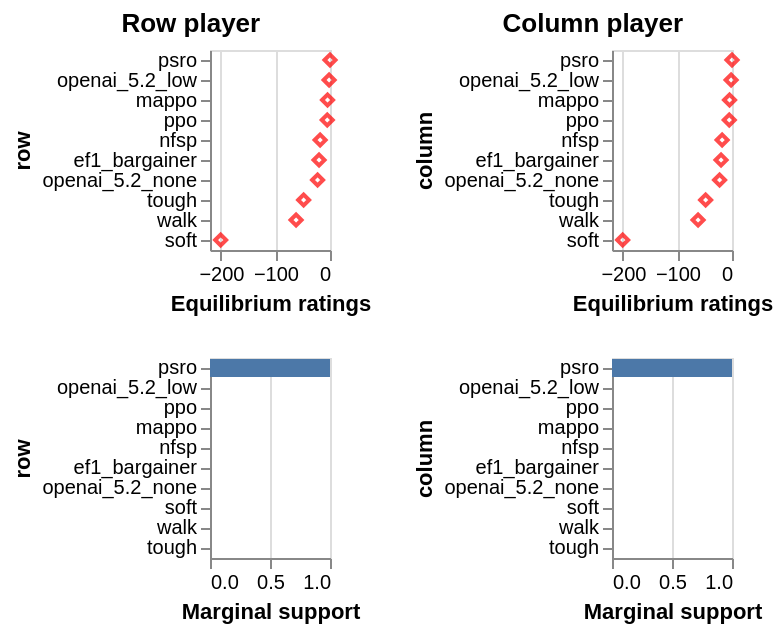

Notebook cell for this chart:
### Code cell
lle_result = plx.solve(game_full, plx.lle, max_num_iterations=100_000)                                                                                                    

display(plx.plot_rating_and_marginal(                                                                                                                                     
    game_full, lle_result.ratings,
    lle_result.marginals,
))

### Figure 1 — Vega-Lite specification as saved in the notebook (floating-point values rounded to 4 significant figures)
{"config": {"view": {"continuousWidth": 300, "continuousHeight": 300}}, "hconcat": [{"vconcat": [{"data": {"name": "data-1352b9949712078d1e2d7a8412eb34d0"}, "mark": {"type": "point", "color": "red", "shape": "diamond"}, "encoding": {"tooltip": [{"field": "marginals", "type": "quantitative"}, {"field": "ratings", "type": "quantitative"}, {"field": "row", "type": "nominal"}], "x": {"field": "ratings", "title": "Equilibrium ratings", "type": "quantitative"}, "y": {"field": "row", "sort": {"field": "ratings", "op": "min", "order": "descending"}, "type": "nominal"}}, "height": 100, "width": 60}, {"data": {"name": "data-1352b9949712078d1e2d7a8412eb34d0"}, "mark": {"type": "bar"}, "encoding": {"tooltip": [{"field": "marginals", "type": "quantitative"}, {"field": "ratings", "type": "quantitative"}, {"field": "row", "type": "nominal"}], "x": {"field": "marginals", "title": "Marginal support", "type": "quantitative"}, "y": {"field": "row", "sort": "-x", "type": "nominal"}}, "height": 100, "width": 60}], "resolve": {"scale": {"x": "independent"}}, "title": {"text": "Row player", "anchor": "middle"}}, {"vconcat": [{"data": {"name": "data-958d4f51c811c443097eb76c8223768b"}, "mark": {"type": "point", "color": "red", "shape": "diamond"}, "encoding": {"tooltip": [{"field": "column", "type": "nominal"}, {"field": "marginals", "type": "quantitative"}, {"field": "ratings", "type": "quantitative"}], "x": {"field": "ratings", "title": "Equilibrium ratings", "type": "quantitative"}, "y": {"field": "column", "sort": {"field": "ratings", "op": "min", "order": "descending"}, "type": "nominal"}}, "height": 100, "width": 60}, {"data": {"name": "data-958d4f51c811c443097eb76c8223768b"}, "mark": {"type": "bar"}, "encoding": {"tooltip": [{"field": "column", "type": "nominal"}, {"field": "marginals", "type": "quantitative"}, {"field": "ratings", "type": "quantitative"}], "x": {"field": "marginals", "title": "Marginal support", "type": "quantitative"}, "y": {"field": "column", "sort": "-x", "type": "nominal"}}, "height": 100, "width": 60}], "resolve": {"scale": {"x": "independent"}}, "title": {"text": "Column player", "anchor": "middle"}}], "$schema": "https://vega.github.io/schema/vega-lite/v5.20.1.json", "datasets": {"data-1352b9949712078d1e2d7a8412eb34d0": [{"row": "walk", "ratings": -62.17, "marginals": 5.266e-09}, {"row": "tough", "ratings": -48.32, "marginals": 5.041e-09}, {"row": "soft", "ratings": -200.4, "marginals": 1.056e-08}, {"row": "openai_5.2_none", "ratings": -22.75, "marginals": 1.643e-08}, {"row": "openai_5.2_low", "ratings": -1.63, "marginals": 1.164e-05}, {"row": "ef1_bargainer", "ratings": -20.07, "marginals": 2.204e-08}, {"row": "nfsp", "ratings": -18.08, "marginals": 2.54e-08}, {"row": "ppo", "ratings": -5.025, "marginals": 1.995e-07}, {"row": "psro", "ratings": 0.0, "marginals": 1.0}, {"row": "mappo", "ratings": -4.513, "marginals": 1.739e-07}], "data-958d4f51c811c443097eb76c8223768b": [{"column": "walk", "ratings": -62.17, "marginals": 5.266e-09}, {"column": "tough", "ratings": -48.32, "marginals": 5.041e-09}, {"column": "soft", "ratings": -200.4, "marginals": 1.056e-08}, {"column": "openai_5.2_none", "ratings": -22.75, "marginals": 1.643e-08}, {"column": "openai_5.2_low", "ratings": -1.63, "marginals": 1.164e-05}, {"column": "ef1_bargainer", "ratings": -20.07, "marginals": 2.204e-08}, {"column": "nfsp", "ratings": -18.08, "marginals": 2.54e-08}, {"column": "ppo", "ratings": -5.025, "marginals": 1.995e-07}, {"column": "psro", "ratings": 0.0, "marginals": 1.0}, {"column": "mappo", "ratings": -4.513, "marginals": 1.739e-07}]}}
